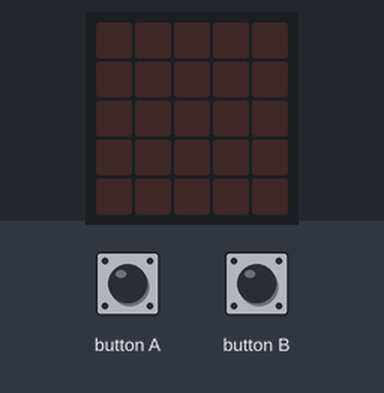
Recording of a program running on a simulated BBC micro:bit (MakeCode). On the bench: the board's 5×5 LED display. Inputs (shaded band) come from the test bench. The 48×5 strip is a reading aid, not a part: it shows the text the display is scrolling, unrolled, one strip-width of it at a time.

Above: at 1.2 s.
1.3 s: button B pressed for 0.15 s
At 1.9 s:
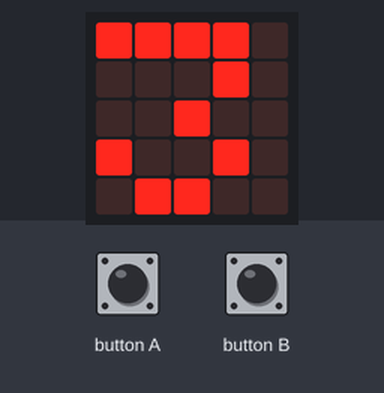
At 2.8 s:
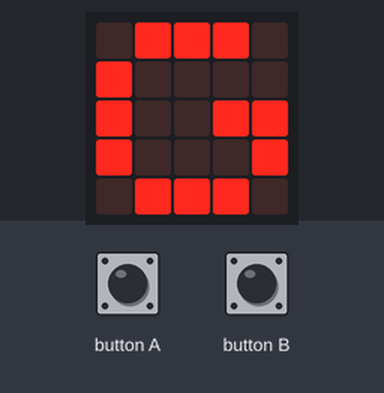
4.4 s: button A pressed for 0.15 s
At 11.8 s:
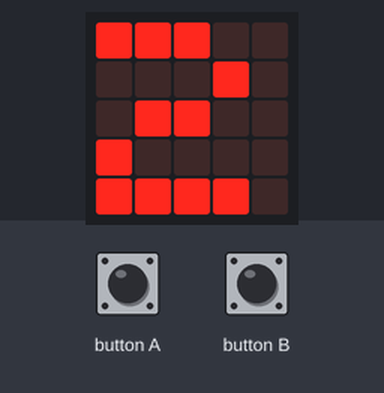
Timing chart, 0 to 13.3 s (numbered marks = the images above; inputs shaded):
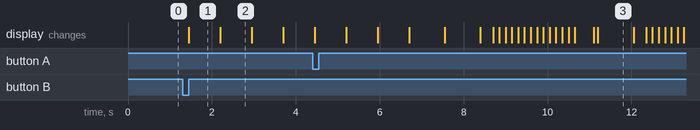

Measured:
- after the input at 1.3 s, the display: changes after 0.15 s (image 1)
- what the display in image 1 shows lasts 0.7 s, from 1.5 s to 2.2 s
- what the display in image 3 shows lasts 0.9 s, from 11.2 s to 12.1 s

The program:

main.ts
```typescript
input.onButtonPressed(Button.A, function () {
    while (x < 12) {
        if (x < 10) {
            len = 1
        } else {
            len = 2
        }
        basic.showNumber(x)
        basic.pause(100)
        basic.showNumber(len)
        basic.pause(100)
        basic.clearScreen()
        x += 1
    }
})
input.onButtonPressed(Button.B, function () {
    while (x < 9) {
        x += 1
        if (x % 2 == 0) {
            basic.showString("G")
        } else {
            basic.showNumber(x)
        }
    }
})
let len = 0
let x = 0
x = 2
len = 0
```

test.ts
```typescript
// Hier kann man Tests durchführen; diese Datei wird nicht kompiliert, wenn dieses Paket als Erweiterung verwendet wird.
```
